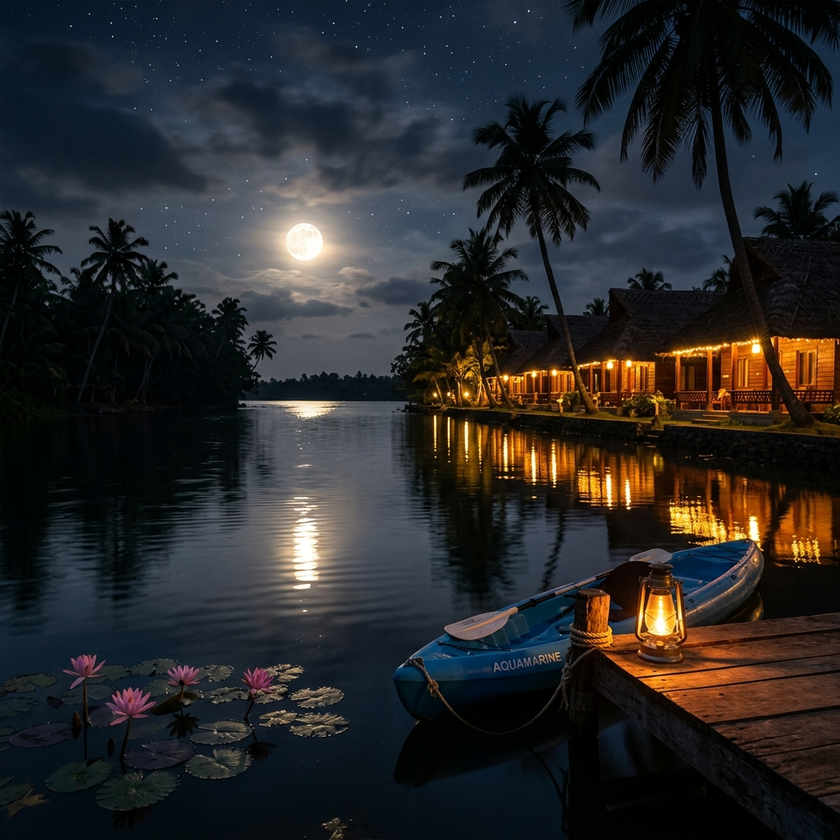
#> input picture assets/about_kayak_hero.png, 840 x 840 px, shrunk from 1024 x 1024 before the run, found by its file name; its folder holds only this picture in this run
$ python find_night_resort_hsv.py
#> lines starting #> are read from the running program, lines starting #| are printed output that depends on the picture; after the words box and inside, x2 and y2 are one past the last pixel; in counts of white or black regions, pixels touching at a corner belong together
import os
import cv2
import numpy as np

def find_night_resort_candidate():
    # p9.JPG is the day resort shot. We want to find the night version.
    # The night version should be dark overall, but have bright yellow/orange lights in the middle.
    candidates = [f"p{i}.JPG" for i in range(1, 16) if os.path.exists(f"p{i}.JPG")]

    # Also add assets images
    assets_dir = 'assets'
    if os.path.exists(assets_dir):
        for f in os.listdir(assets_dir):
            if f.lower().endswith(('.jpg', '.jpeg', '.png')):
                candidates.append(os.path.join(assets_dir, f))

    results = []
    for path in candidates:
        try:
            img = cv2.imread(path)
#> img is the input picture: shape (840, 840, 3); mean B, G, R 41.5, 40.8, 41.1
            if img is None:
                continue
            h, w, _ = img.shape
#> h = 840; w = 840

            # Convert to gray
            gray = cv2.cvtColor(img, cv2.COLOR_BGR2GRAY)
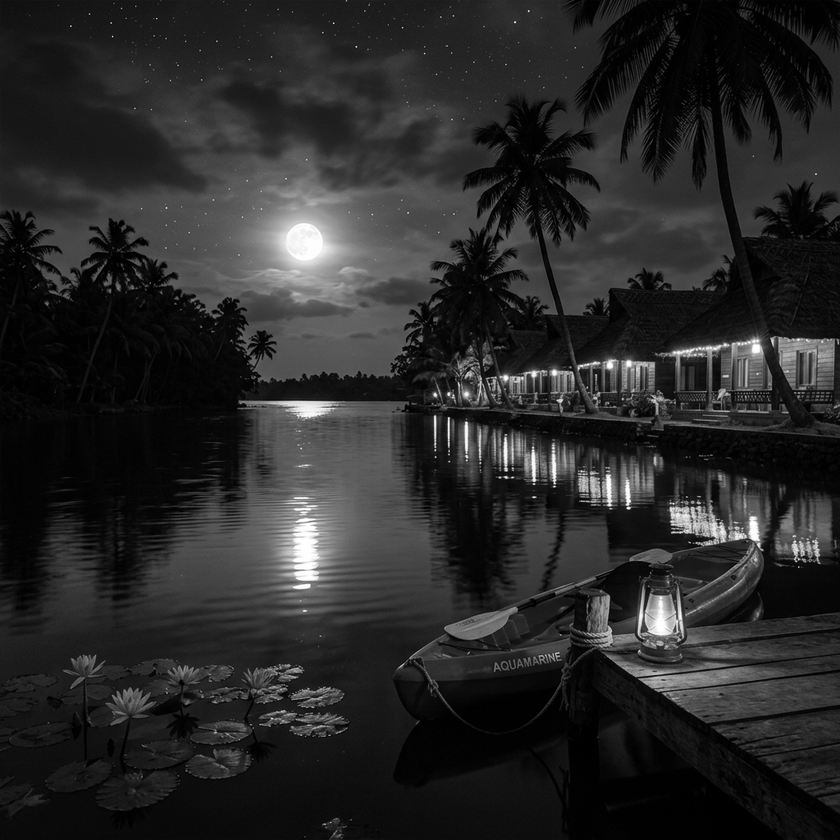
#> gray: shape (840, 840); min 0, max 255, mean 40.9
            avg_brightness = np.mean(gray)
#> avg_brightness = 40.94

            # If the image is too bright, it's not a night shot
            if avg_brightness > 80:
                continue

            # Night shot of resort has bright yellow/orange lights.
            # Convert to HSV to find yellow/orange colors.
            hsv = cv2.cvtColor(img, cv2.COLOR_BGR2HSV)
#> hsv: shape (840, 840, 3); mean H, S, V 78.9, 129.5, 53.8

            # Define range for yellow/orange light glow
            lower_glow = np.array([10, 50, 150])
            upper_glow = np.array([30, 255, 255])

            mask = cv2.inRange(hsv, lower_glow, upper_glow)
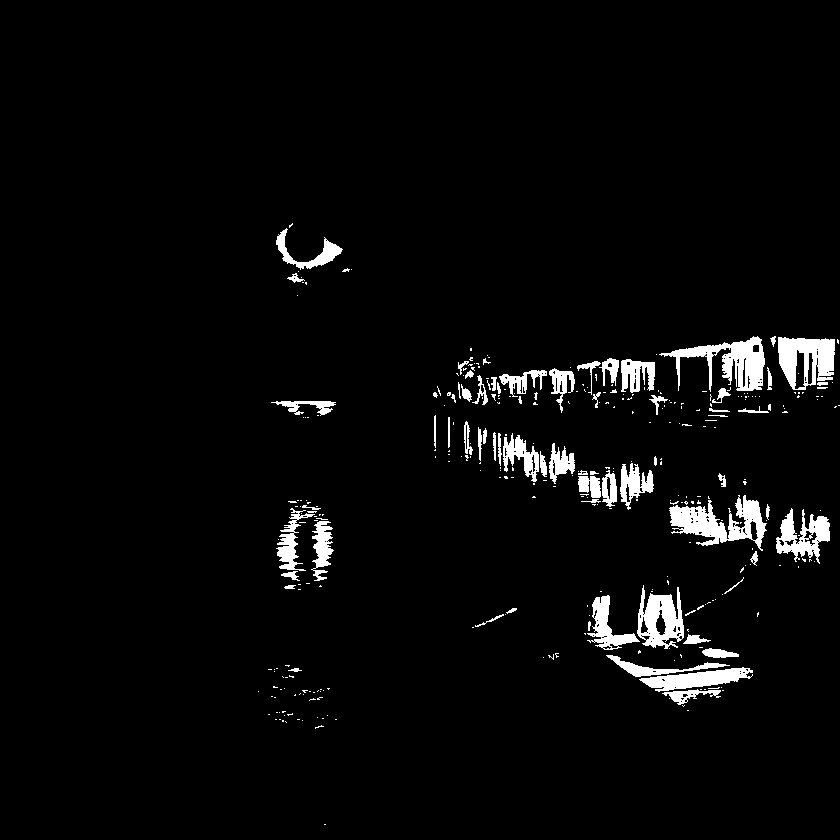
#> mask: shape (840, 840); 3.6% white; 343 white regions (273 under 20 px), largest, box (x1, y1, x2, y2) and area: (669, 495, 767, 551) 2467, (659, 336, 765, 392) 2306, (778, 337, 835, 390) 2002
            glow_pixels = np.sum(mask > 0)
#> glow_pixels = 25165

            results.append((path, avg_brightness, glow_pixels))
        except Exception as e:
            pass

    results.sort(key=lambda x: x[2], reverse=True)
    print("Candidates sorted by amount of warm light glow pixels (night shots with lights):")
    for path, b, glow in results[:10]:
        print(f"{path}: brightness={b:.2f}, glow_pixels={glow}")
#> this loop made 1 pass
#> (path, b, glow) on pass 1: ('assets/about_kayak_hero.png', 40.94, 25165)
#| assets/about_kayak_hero.png: brightness=40.94, glow_pixels=25165

if __name__ == '__main__':
    find_night_resort_candidate()
